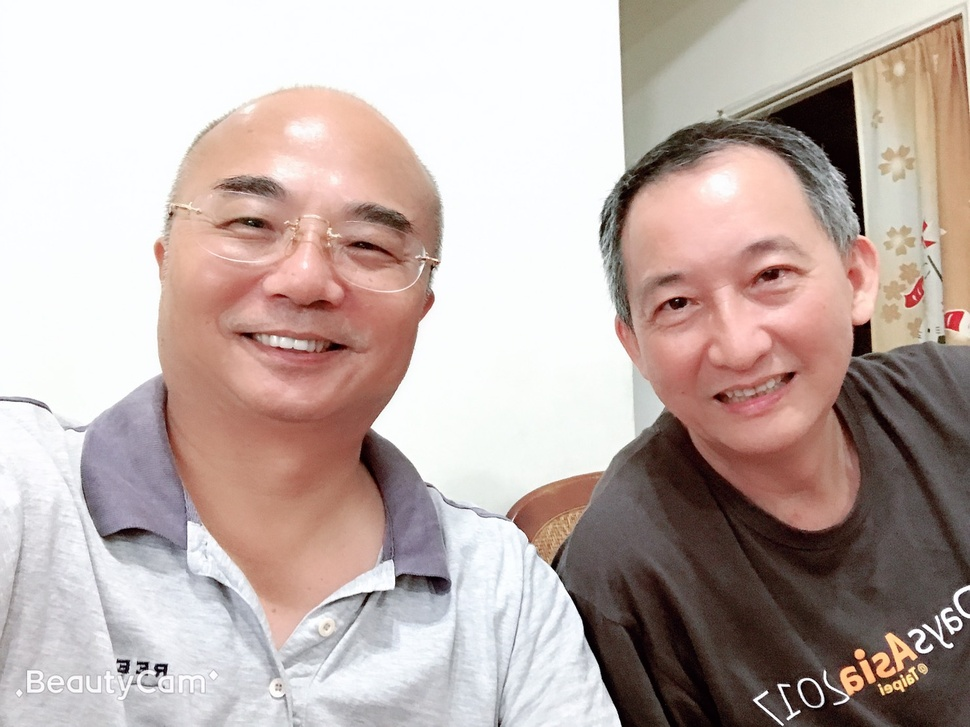
#> input picture 臉部辨識/images_face/classmates.jpg, 970 x 727 px, shrunk from 1478 x 1108 before the run
$ python xml_2.py
#> lines starting #> are read from the running program, lines starting #| are printed output that depends on the picture; after the words box and inside, x2 and y2 are one past the last pixel; in counts of white or black regions, pixels touching at a corner belong together
import  cv2
import  matplotlib.pyplot as plt
eye_cascade='./cascade_files/haarcascade_eye_tree_eyeglasses.xml'
classifier=cv2.CascadeClassifier(eye_cascade)
smile_cascade='./cascade_files/haarcascade_smile.xml'
smile_classifier=cv2.CascadeClassifier(smile_cascade)
image=cv2.imread('./images_face/classmates.jpg')
#> image is the input picture: shape (727, 970, 3); mean B, G, R 169, 174.1, 190.6
img_rgb=cv2.cvtColor(image,cv2.COLOR_BGR2RGB)
bboxes=classifier.detectMultiScale(
    image,scaleFactor=1.1,
    minNeighbors=20
)
#> bboxes = [[222, 193, 60, 60], [741, 244, 61, 61], [647, 278, 56, 56]]
print(bboxes)
#| [[222 193  60  60]
#|  [741 244  61  61]
#|  [647 278  56  56]]
for x,y,w,h in bboxes:
    cv2.rectangle(image,(x,y),(x+w,y+h),(0,255,0),2)
#> this loop made 3 passes
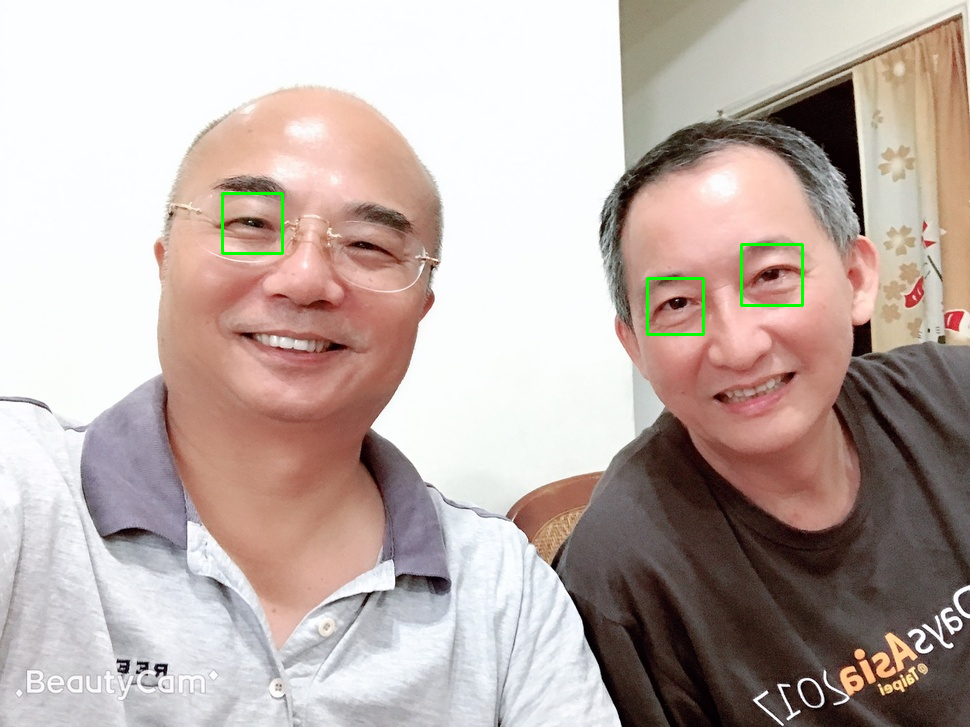
#> image: shape (727, 970, 3); 0.3% of pixels changed, all inside (x1, y1, x2, y2) = (221, 192, 804, 336)
cv2.imshow('show',image)

bboxes2=smile_classifier.detectMultiScale(
    image,scaleFactor=2.5,
    minNeighbors=20,
    minSize=(55,55)#數字可以改
)
#> bboxes2 = ()
print(bboxes2)
for x,y,w,h in bboxes2:
    cv2.rectangle(image,(x,y),(x+w,y+h),(0,0,255),2)
#> this loop made 0 passes
cv2.imshow('show2',image)
cv2.waitKey()
cv2.destroyAllWindows()

$ run again, with 臉部辨識/images_face/jared_1.jpg copied over 臉部辨識/images_face/classmates.jpg
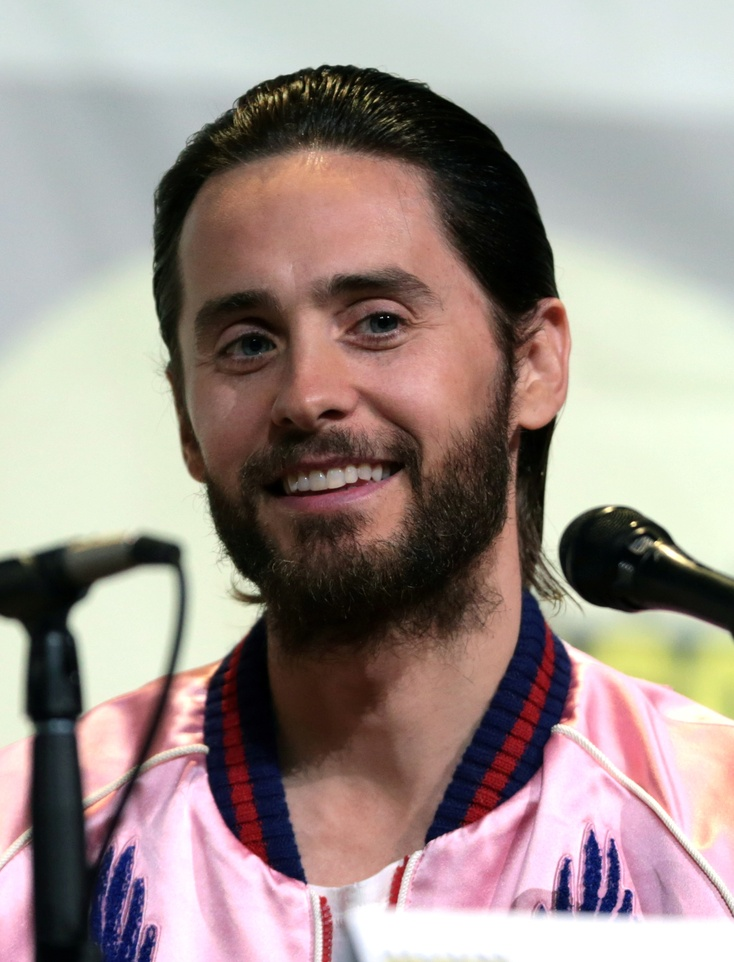
#> input picture 臉部辨識/images_face/jared_1.jpg, 734 x 962 px, shrunk from 1755 x 2301 before the run
#> image is the input picture: shape (962, 734, 3); mean B, G, R 140, 145.2, 158.5
#> bboxes = [[211, 308, 74, 74], [348, 292, 64, 64]]
#| [[211 308  74  74]
#|  [348 292  64  64]]
#> the loop `for x,y,w,h in bboxes:` made 2 passes
#> after the loop `for x,y,w,h in bboxes:`:
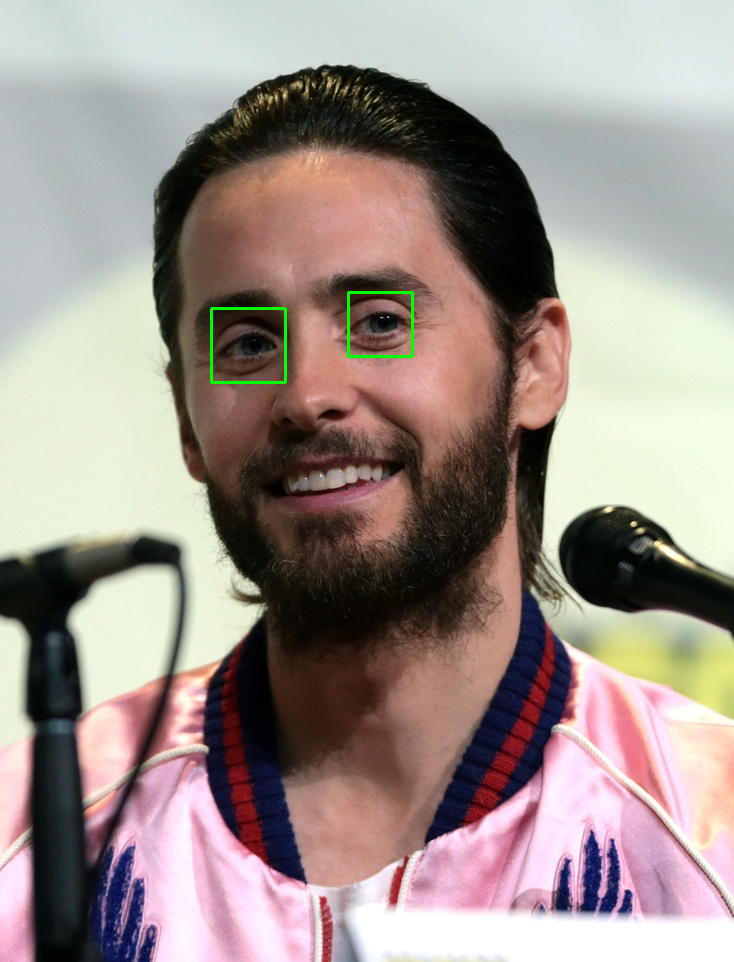
#> image: shape (962, 734, 3); 0.23% of pixels changed, all inside (x1, y1, x2, y2) = (210, 291, 414, 384)
#> bboxes2 = [[225, 420, 225, 112]]
#| [[225 420 225 112]]
#> the loop `for x,y,w,h in bboxes2:` made 1 pass
#> after the loop `for x,y,w,h in bboxes2:`:
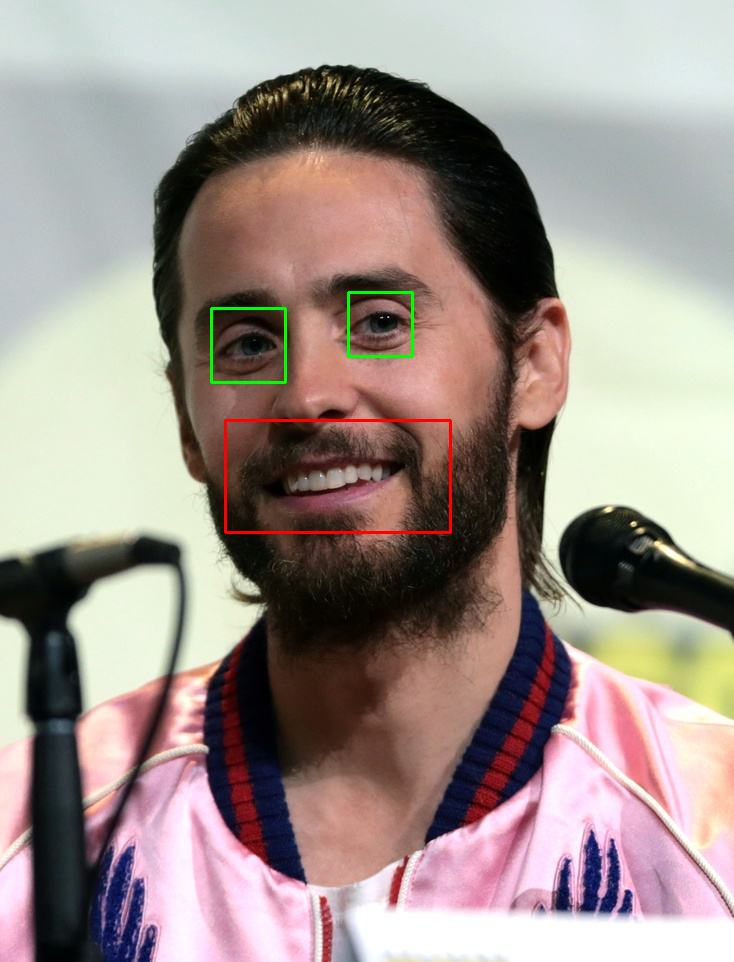
#> image: shape (962, 734, 3); 0.29% of pixels changed, all inside (x1, y1, x2, y2) = (224, 419, 452, 534)

$ run again, with 臉部辨識/images_face/jared_2.jpg copied over 臉部辨識/images_face/classmates.jpg
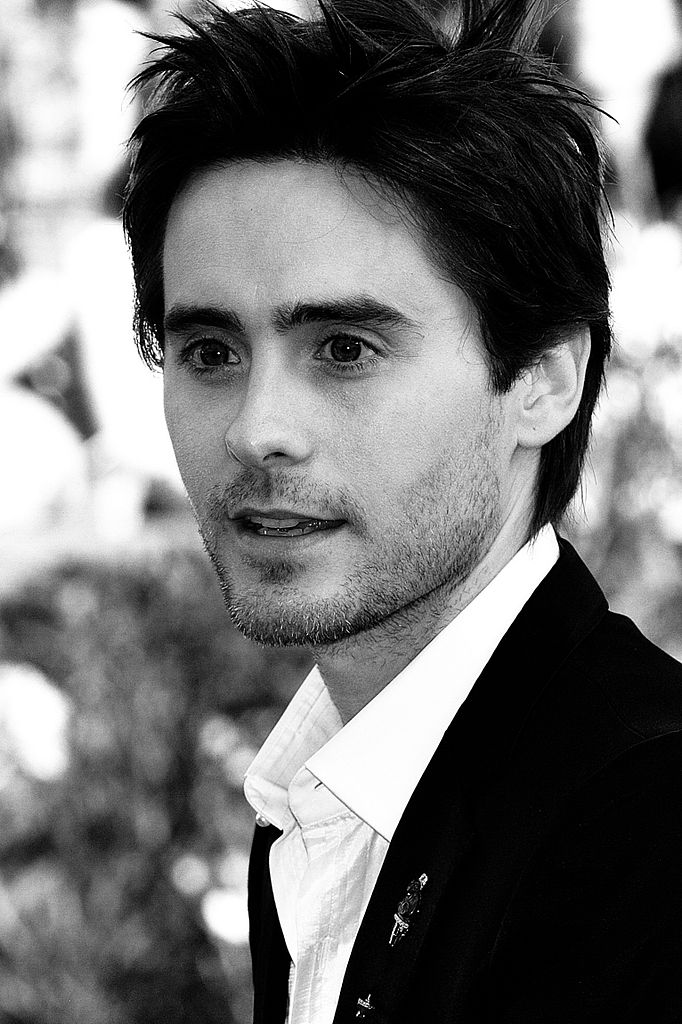
#> input picture 臉部辨識/images_face/jared_2.jpg, 682 x 1024 px
#> image is the input picture: shape (1024, 682, 3); min 0, max 255, mean 112.8
#> bboxes = [[303, 307, 88, 88]]
#| [[303 307  88  88]]
#> the loop `for x,y,w,h in bboxes:` made 1 pass
#> after the loop `for x,y,w,h in bboxes:`:
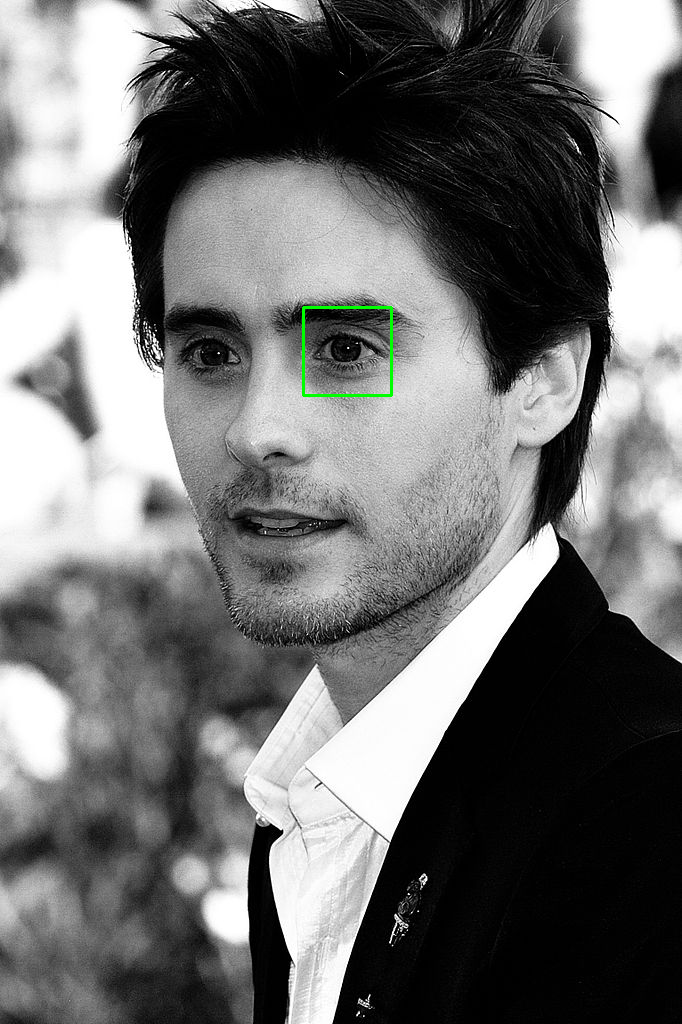
#> image: shape (1024, 682, 3); 0.15% of pixels changed, all inside (x1, y1, x2, y2) = (302, 306, 393, 397)
#> bboxes2 = ()
